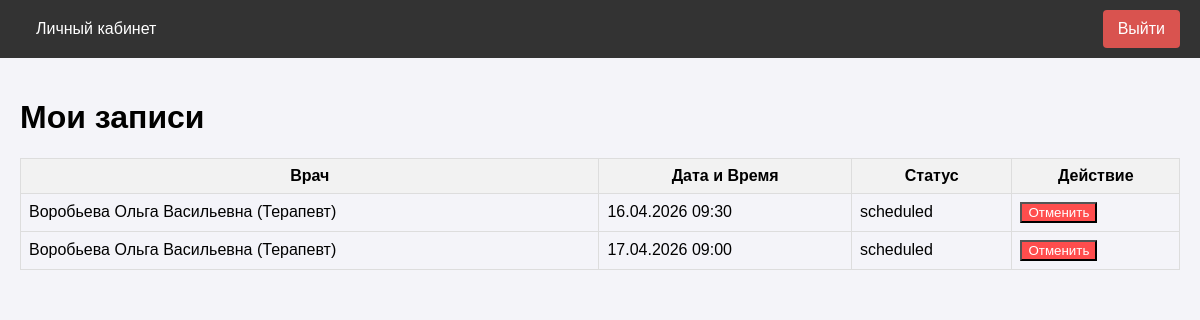
Page /patient/my-appointments (signed in) on the earlier database version.
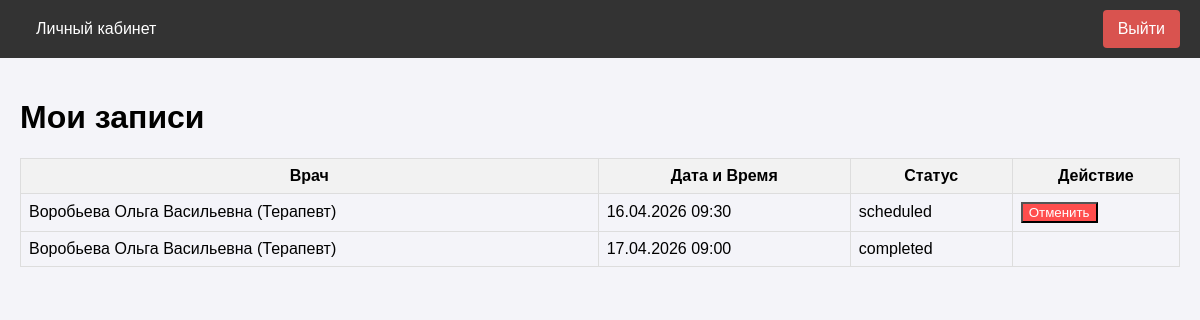
Same page on the later database version.
### app/models.py (models this page shows, shortened)
class Appointment(db.Model):
    __tablename__ = 'appointments'
    id = db.Column(db.Integer, primary_key=True)
    patient_id = db.Column(db.Integer, db.ForeignKey('users.id'), nullable=False)
    doctor_id = db.Column(db.Integer, db.ForeignKey('users.id'), nullable=False)
    slot_id = db.Column(db.Integer, db.ForeignKey('schedule_slots.id'), nullable=False)
    status = db.Column(db.String(20), default='scheduled') # scheduled, completed, cancelled
    created_at = db.Column(db.DateTime, default=datetime.utcnow)
    diagnosis = db.Column(db.Text, nullable=True)
    prescription = db.Column(db.Text, nullable=True)

class User(UserMixin, db.Model):
    __tablename__ = 'users'
    id = db.Column(db.Integer, primary_key=True)
    username = db.Column(db.String(64), index=True, unique=True)
    email = db.Column(db.String(120), index=True, unique=True)
    phone = db.Column(db.String(20), index=True, unique=True)
    password_hash = db.Column(db.String(256))
    role = db.Column(db.String(20), index=True, default='patient')
    specialty = db.Column(db.String(100), nullable=True) # Для врача
    office_number = db.Column(db.String(10), nullable=True) # Для врача
    oms_number = db.Column(db.String(20), nullable=True) # Для пациента
    created_at = db.Column(db.DateTime, default=datetime.utcnow)
    appointments_as_patient = db.relationship('Appointment', foreign_keys='Appointment.patient_id', backref='patient', lazy='dynamic')
    appointments_as_doctor = db.relationship('Appointment', foreign_keys='Appointment.doctor_id', backref='doctor', lazy='dynamic')
    schedule_slots = db.relationship('ScheduleSlot', backref='doctor', lazy='dynamic')
    action_logs = db.relationship('ActionLog', backref='user', lazy='dynamic')

class ScheduleSlot(db.Model):
    __tablename__ = 'schedule_slots'
    id = db.Column(db.Integer, primary_key=True)
    doctor_id = db.Column(db.Integer, db.ForeignKey('users.id'), nullable=False)
    start_time = db.Column(db.DateTime, nullable=False, index=True)
    end_time = db.Column(db.DateTime, nullable=False)
    is_available = db.Column(db.Boolean, default=True) # True - свободно, False - занято/отменено
    appointment = db.relationship('Appointment', uselist=False, backref='slot')

### app/patient/routes.py (the view)
@bp.route('/my-appointments')
@login_required
@role_required('patient')
def my_appointments():
    appointments = Appointment.query.filter_by(patient_id=current_user.id).order_by(Appointment.created_at.desc()).all()
    return render_template('patient/my_appointments.html', title='Мои записи', appointments=appointments)

### app/models.py (called while the page is built)
@login_manager.user_loader
def load_user(user_id):
    return User.query.get(int(user_id))

### app/utils.py (called while the page is built)
def role_required(role):
    def decorator(f):
        @wraps(f)
        def decorated_function(*args, **kwargs):
            if not current_user.is_authenticated:
                return redirect(url_for('auth.login'))
            if current_user.role != role:
                flash('У вас нет доступа к этой странице.')
                return redirect(url_for('main.index'))
            return f(*args, **kwargs)
        return decorated_function
    return decorator

### app/templates/patient/my_appointments.html
{% extends "base.html" %}
{% block content %}
<h1>Мои записи</h1>
<table style="width: 100%; border-collapse: collapse; margin-top: 20px;">
    <tr style="background-color: #f2f2f2;">
        <th style="border: 1px solid #ddd; padding: 8px;">Врач</th>
        <th style="border: 1px solid #ddd; padding: 8px;">Дата и Время</th>
        <th style="border: 1px solid #ddd; padding: 8px;">Статус</th>
        <th style="border: 1px solid #ddd; padding: 8px;">Действие</th>
    </tr>
    {% for appt in appointments %}
    <tr>
        <td style="border: 1px solid #ddd; padding: 8px;">{{ appt.doctor.username }} ({{ appt.doctor.specialty }})</td>
        <td style="border: 1px solid #ddd; padding: 8px;">{{ appt.slot.start_time.strftime('%d.%m.%Y %H:%M') }}</td>
        <td style="border: 1px solid #ddd; padding: 8px;">{{ appt.status }}</td>
        <td style="border: 1px solid #ddd; padding: 8px;">
            {% if appt.status == 'scheduled' and appt.slot.start_time > now() %}
            <form action="{{ url_for('patient.cancel_appointment', appointment_id=appt.id) }}" method="post" onsubmit="return confirm('Вы уверены, что хотите отменить запись?');">
                <button type="submit" class="btn" style="background-color: #ff4d4d; color: white;">Отменить</button>
            </form>
            {% endif %}
        </td>
    </tr>
    {% else %}
    <tr>
        <td colspan="4" style="border: 1px solid #ddd; padding: 8px;">У вас нет активных записей.</td>
    </tr>
    {% endfor %}
</table>
{% endblock %}

Differences in the rows shown:
changed Appointment: status "scheduled" → "completed"; no longer shows "Отменить"
